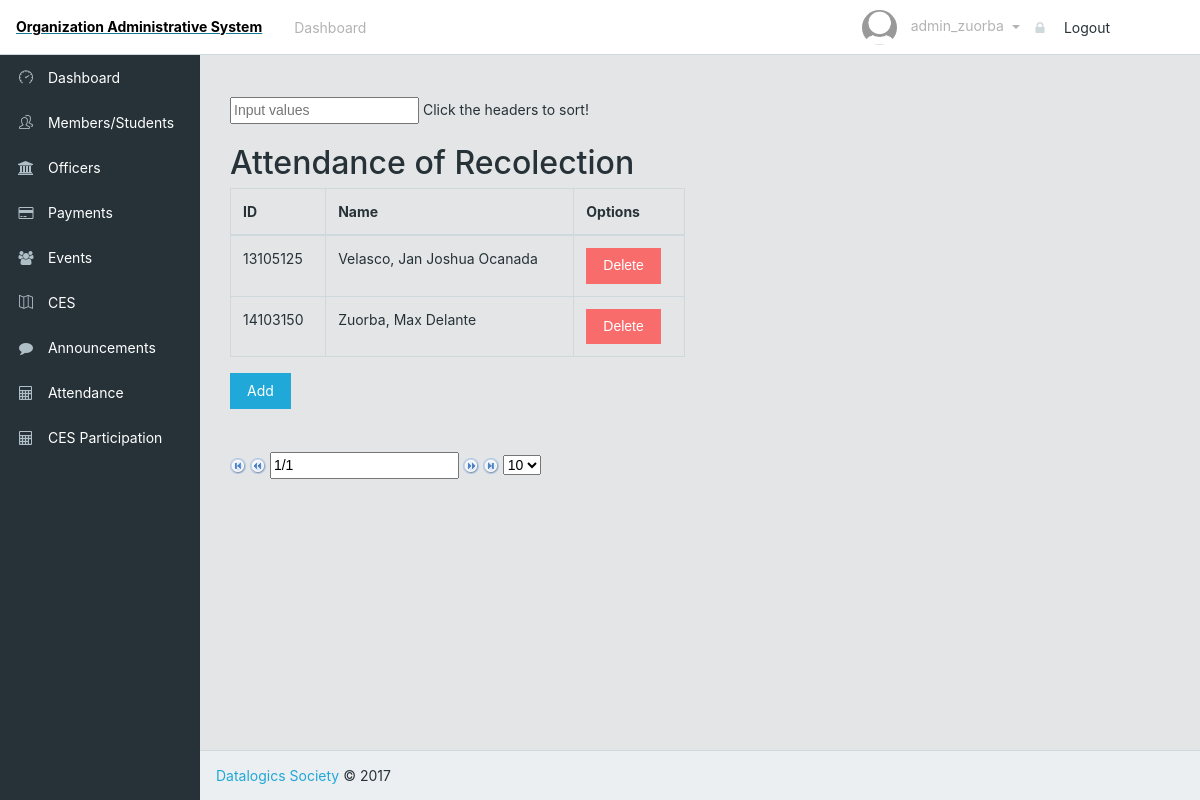
The app's page /addAttendance.php?id=2&name=Recolection (signed in) with its own data.
### tables this page shows
CREATE TABLE `event_attendance` (
  `student_id` varchar(16) NOT NULL,
  `event_id` int(11) NOT NULL,
  `event_date` date NOT NULL
);

CREATE TABLE `student` (
  `student_id` varchar(16) NOT NULL,
  `first_name` varchar(64) NOT NULL,
  `middle_name` varchar(16) DEFAULT 'None',
  `last_name` varchar(32) NOT NULL,
  `program` varchar(32) NOT NULL,
  `standing_year` int(11) NOT NULL
);

### addAttendance.php (the view, shortened to what this page needs)
<?php
    include("sql_connect.php");
?>
<!DOCTYPE html>
<html lang="en">
<head>
    <link href="css/font-awesome.min.css" rel="stylesheet">
    <link href="css/simple-line-icons.css" rel="stylesheet">
    <link href="css/style.css" rel="stylesheet">
</head>
<body class="app header-fixed sidebar-fixed aside-menu-fixed aside-menu-hidden">
    <header class="app-header navbar">
        <a href="#"><span class = "top">Organization Administrative System</span></a>
        <ul class="nav navbar-nav hidden-md-down">
            <li class="nav-item px-1">
                <a class = "nav-link" href = "admin.php"> Dashboard </a>
            </li>
        </ul>
        <ul class="nav navbar-nav ml-auto">
                <span class = "nav-link dropdown-toggle" data-toggle="dropdown" role="button">
                    <img src="img/profile/default.png" class="img-avatar">
                    <span class="hidden-md-down">
                        <?php
                            echo "$_SESSION[username]";
                        ?>
                    </span>
                </span>
                <li>
                    <a class="dropdown-item" href="logOut.php"><i class="fa fa-lock"></i> Logout</a>
                </li>
        </ul>
    </header>
    <div class="app-body">
        <?php require("sidebar.php");?>
        <main class="main">
            <br><br>
            <div class="container-fluid">
                <div class="animated fadeIn">
                    <div class="row">
                        <div class='col-sm-6 col-sm-offset-1'>
                            <div class="panel panel-primary">
                            <input type="text" id="myInput" onkeyup="myFunction()" placeholder="Input values">
                            <span>Click the headers to sort!</span><br><br>
                            <h2>Attendance of <?php echo $_GET['name']; ?></h2>
                            <table id = "myTable" class="tablesorter table table-bordered">
                                <thead>
                                <tr>
                                <th>ID</th>
                                <th>Name</th>
                                <th>Options</th>
                                </tr>
                                </thead>
                                <tbody>
                                <?php
                                    $result = mysqli_query($mysqli, "SELECT * FROM EVENT_ATTENDANCE WHERE event_id = '".$_GET['id']."'");
                                    while($row = mysqli_fetch_array($result)){
                                            $get = mysqli_query($mysqli, "SELECT * FROM STUDENT WHERE student_id = '".$row[0]."'");
                                            $obtain = mysqli_fetch_row($get);
                                            echo
                                                "<tr>
                                                    <td>".$row[0]."</td>
                                                    <td>".$obtain[3].", ".$obtain[1]." ".$obtain[2]."</td>
                                                    <td><a href='deleteAttendance.php?id=".$row[0]."&event_id=".$_GET['id']."'><button class='btn btn-danger'>Delete</button></a></td>
                                                </tr>";
                                        }
                                ?>
                                </tbody>
                            </table>
                            <div id="pager" class="pager" style="top: 687px; position: absolute;">
                                <form>
                                    <img src="addons/pager/icons/first.png" class="first">
                                    <img src="addons/pager/icons/prev.png" class="prev">
                                    <input type="text" class="pagedisplay">
                                    <img src="addons/pager/icons/next.png" class="next">
                                    <img src="addons/pager/icons/last.png" class="last">
                                    <select class="pagesize">
                                        <option selected="selected" value="10">10</option>
                                    </select>
                                </form>
                            </div>
                            <a href="addPerson.php?id=<?php echo $_GET['id']; ?>" class ="btn btn-primary" role="button">Add</a>
                        </div>
                    </div>
                </div>
            </div>
        </main>
    </div>
    <footer class="app-footer">
        <a href="#">Datalogics Society</a> © 2017
    </footer>
</body>
</html>

### addAttendance.php (style rules this page uses)
.top { display: block; padding: 16px; font-weight: bold; color: black; }

### records on screen
event_attendance: student_id "13105125", student_id.last_name "Velasco", student_id.first_name "Jan Joshua", student_id.middle_name "Ocanada"
event_attendance: student_id "14103150", student_id.last_name "Zuorba", student_id.first_name "Max", student_id.middle_name "Delante"

### other values on screen
$_SESSION[username] "admin_zuorba"
$_GET['name'] "Recolection"
